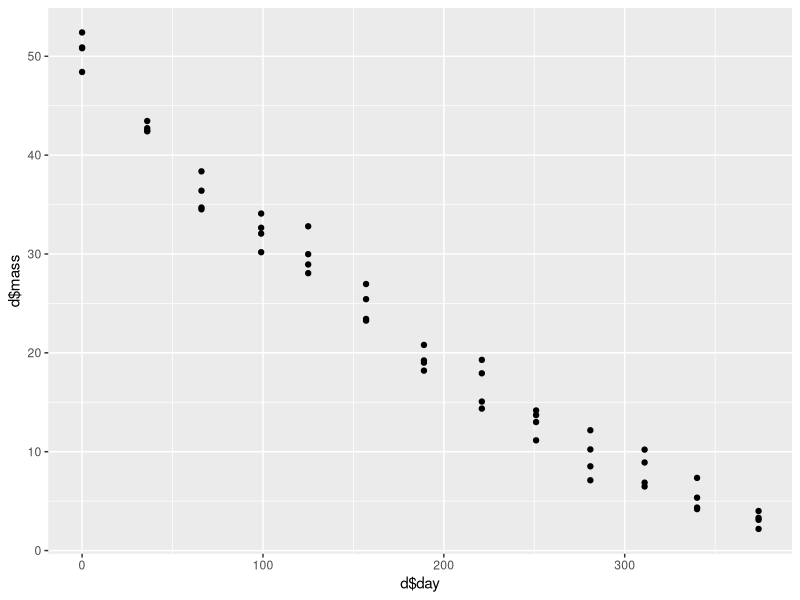
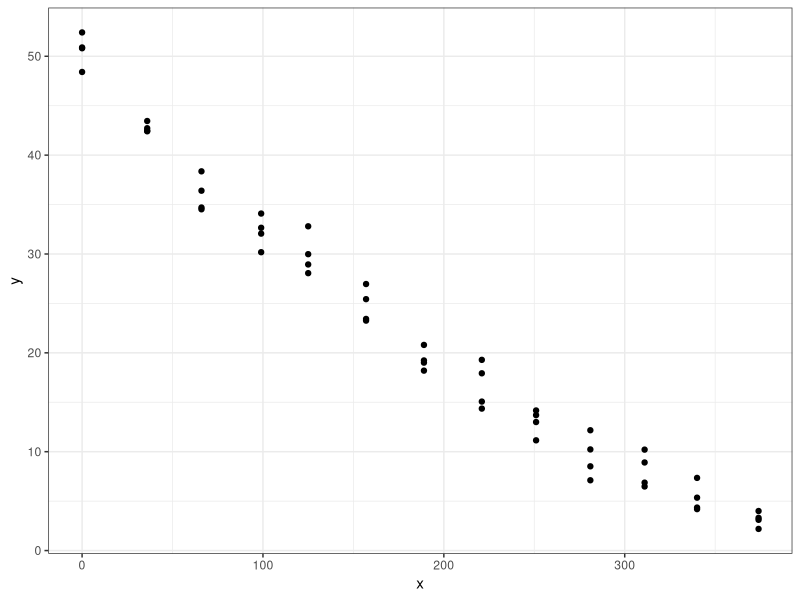

Write R code to recreate these figures, in order. (Note: this script raises an error after producing the figures.)
#### load my fav. library ####
library(tidyverse)

# load in your data using read.csv(), remember your header
# alternative is read.csv2 (when you have "," in your orig. data)

d <- read.csv("data/leaf-decomp-data-3.csv", h = T)
head(d)
# give only variable names
names(d) # names(d[1:3]) if you only want to see some

# Find out what plots there are using unique()
unique(d$Plot)

plot_choice <- "C1"
plot_choice

d <- d %>% mutate(mass = Mass_g, plot = Plot) %>% filter(Plot == plot_choice) %>% 
  select(plot, day, mass) # day, Plot, mass
head(d)

#### fitting decay function ####

qplot(d$day, d$mass) # plot mass with time

start_val <- mean(d$mass[d$day == 0]) # getting mean of day 0
start_val

x <- d$day
y <- d$mass

fit <- nls(y ~ start_val * 2.718^(-k * x), start=list(k = 0.05))
# the higher your k, the faster will your leaves disappear
summary(fit)

k <- summary(fit)$coefficients[1]
k <- round(k, 3)

p1 <- ggplot() +
  geom_point(aes(x,y)) +
  theme_bw()
p1

e <- 2.718

# define our decay curve
decay_curve <- function(x){start_val * e^(-k * x)}

# add decay curve to plot

p1 + stat_function(fun = decay_curve) +
  annotate("text", x = 300, yo = 45, label = plot_choice, size = 10) +
  annotate("text", label = 
             paste0("y = ",start_val, "* e ^ (-",k," *x)"), x = 120, y = 5) +
  xlab("days") +
  ylab("mass remaining [g]") +
  ggtitle(paste0("Decomposition in plot ", plot_choice)) +
  theme(plot.title = element_text(hjust = 0.5, size = 10)) # center title

# make your own function
add_two_numbers <- function(number1, number2){
  number1 + number2
}

add_two_numbers(number1 = 100, number2 = 50)
add_two_numbers(100, 50)

#### write your own decay-plotting function ####

plot_decay <- function(plot_choice){
  d <- read.csv("data/leaf-decomp-data-3.csv", h = T)

  d <- d %>% mutate(mass = Mass_g, plot = Plot) %>% filter(Plot == plot_choice) %>% 
    select(plot, day, mass) # day, Plot, mass
  head(d)
  
  start_val <- mean(d$mass[d$day == 0]) # getting mean of day 0
  start_val
  
  x <- d$day
  y <- d$mass
  
  fit <- nls(y ~ start_val * 2.718^(-k * x), start=list(k = 0.05))
  # the higher your k, the faster will your leaves disappear
  summary(fit)
  
  k <- summary(fit)$coefficients[1]
  k <- round(k, 3)
  
  p1 <- ggplot() +
    geom_point(aes(x,y)) +
    theme_bw()
  p1
  
  e <- 2.718
  
  # define our decay curve
  decay_curve <- function(x){start_val * e^(-k * x)}
  
  # add decay curve to plot
  
 p1 + stat_function(fun = decay_curve) +
    annotate("text", x = 300, y = 45, label = plot_choice, size = 10) +
    annotate("text", label = 
               paste0("y = ",start_val, "* e ^ (-",k," *x)"), x = 120, y = 5) +
    xlab("days") +
    ylab("mass remaining [g]") +
    ggtitle(paste0("Decomposition in plot ", plot_choice)) +
    theme(plot.title = element_text(hjust = 0.5, size = 10)) # center title
 }

plot1 <- plot_decay(plot_choice = "C1")
plot2 <- plot_decay(plot_choice = "C2")
plot3 <- plot_decay(plot_choice = "L1")
plot4 <- plot_decay(plot_choice = "L2")

# plot together and save
# install.packages("gridExtra")
library(gridExtra)
all_together <- grid.arrange(plot1, plot2, plot3, plot4,  ncol = 2)
all_together

ggsave("figs/all-decompositions.png", plot = all_together,
       width = 20, height = 20, units = "cm")

########
########

#### prep for Wed Dec 12, 2020 ####

library(tidyverse)
# read in data again
d <- read.csv("data/leaf-decomp-data-3.csv", h = T)
d

names(d)

d_plotmeans <- d %>% group_by(day, Plot) %>% summarize(mass = mean(Mass_g))
as_tibble(d_plotmeans)

# shorten name
d <- d_plotmeans
names(d)

d <- d %>% mutate(
  soiltype = ifelse(str_detect(Plot, "C") == T, "Clay Acrisol", "Loam Acrisol" ))

qplot(d$day, d$mass, col = d$soiltype)


# divide into clay and loam for fitting
d_clay <- d %>% filter(soiltype == "Clay Acrisol")
unique(d_clay$soiltype)

d_loam<- d %>% filter(soiltype == "Loam Acrisol")
unique(d_loam$soiltype)

# fitting clay
start_val_clay <- mean(d_clay$mass[d_clay$day == 0]) # getting mean of day 0
start_val_clay

x <- d_clay$day
y <- d_clay$mass

fit_clay <- nls(y ~ start_val_clay * 2.718^(-k * x), start=list(k = 0.05))
k_clay <- summary(fit_clay)$coefficients[1]
k_clay <- round(k_clay, 5)
k_clay

e <- 2.718
decay_curve_clay <- function(x){start_val_clay * e^(-k_clay * x)}

# fitting loam
start_val_loam <- mean(d_loam$mass[d_loam$day == 0]) # getting mean of day 0
start_val_loam

x <- d_loam$day
y <- d_loam$mass

fit_loam <- nls(y ~ start_val_loam * 2.718^(-k * x), start=list(k = 0.05))
k_loam <- summary(fit_loam)$coefficients[1]
k_loam <- round(k_loam, 5)
k_loam

decay_curve_loam <- function(x){start_val_loam * e^(-k_loam * x)}

#### plotting with two curves

p1 <- ggplot(data = d, aes(day,mass, col = soiltype)) +
  geom_point() +
  theme_bw()
p1

p1 +
  stat_function(fun = decay_curve_clay, col = "red") +
  stat_function(fun = decay_curve_loam, col = "blue")






















